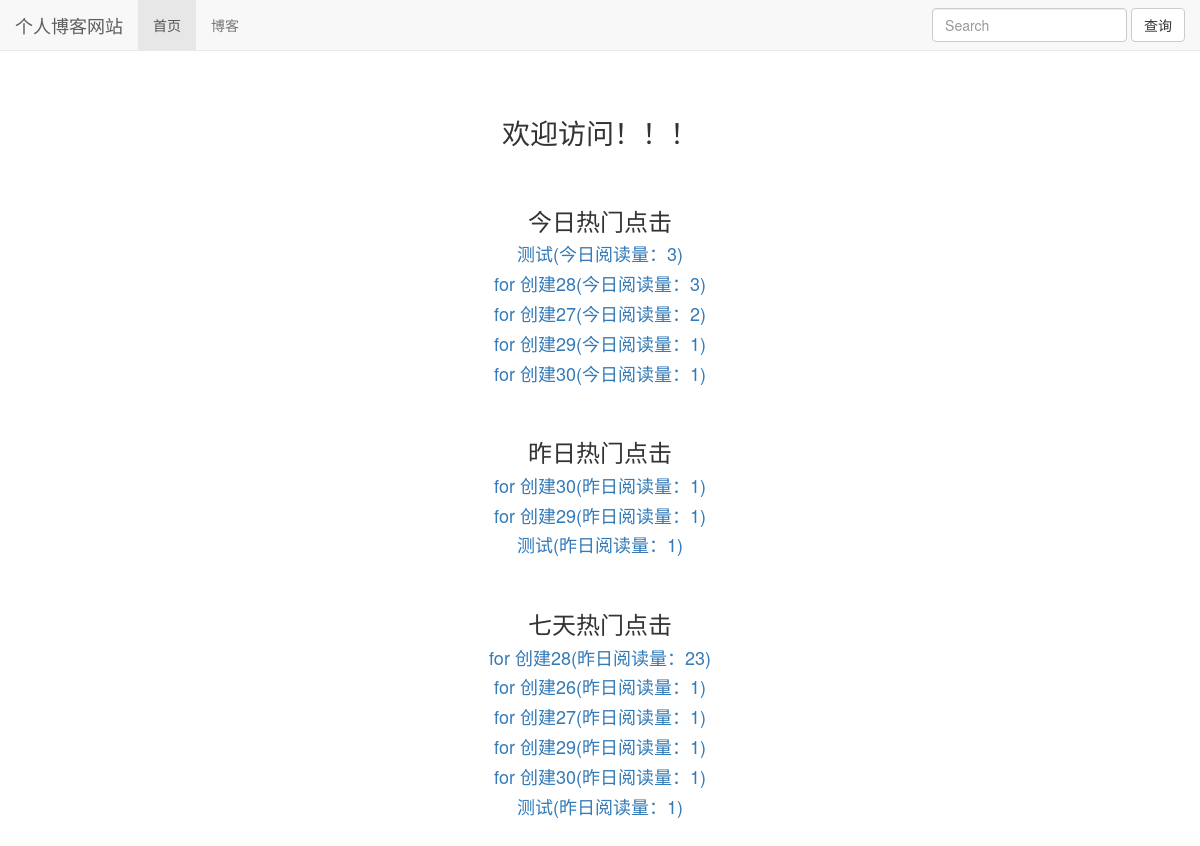
The page / on the database its author committed.
### read_statistics/models.py (models this page shows)
class ReadDetail(models.Model):
    date = models.DateField(default=timezone.now)
    read_num = models.IntegerField(default=0)
    content_type = models.ForeignKey(ContentType, on_delete=models.DO_NOTHING)
    object_id = models.PositiveIntegerField()
    content_object = GenericForeignKey('content_type', 'object_id')

### blog/models.py (models this page shows, shortened)
class Blog(models.Model):
    tittle = models.CharField(max_length=50)
    blogtype = models.ForeignKey(BlogType,on_delete=models.DO_NOTHING)
    author = models.ForeignKey(User,on_delete=models.DO_NOTHING)
    content = RichTextUploadingField()
    readDetail = GenericRelation(ReadDetail)
    created_time = models.DateTimeField(auto_now_add=True)
    last_update_time = models.DateTimeField(auto_now=True)
    class Meta:
        ordering=['-created_time',]

### mysite/views.py (the view)
# urls.py: 2. Add a URL to urlpatterns:  path('', views.home, name='home')
def home(request):
    blog_content_type = ContentType.objects.get_for_model(Blog)
    sever_read_date, dates = get_seven_read_data(blog_content_type)
    sevendays_hot_read_data = cache.get('sevendays_hot_read_data')
    if sevendays_hot_read_data is None:
        sevendays_hot_read_data = get_sevendays_hot_read_data()
        cache.set('sevendays_hot_read_data', sevendays_hot_read_data, 60 * 60)
    else:
        print("使用缓存获取数据")
    context = {}
    context['sever_read_date'] = sever_read_date
    context['hot_read_data'] = get_today_hot_read_data(blog_content_type)
    context['yestoday_hot_read_data'] = get_yestoday_hot_read_data(blog_content_type)
    context['sevendays_hot_read_data'] = sevendays_hot_read_data
    context['dates'] = dates
    return render(request,"home.html", context)

### mysite/views.py (called while the page is built)
def get_sevendays_hot_read_data():
    today = timezone.now().date()
    date = today - datetime.timedelta(days=7)
    blogs = Blog.objects.filter(readDetail__date__lt=today, readDetail__date__gte=date).values('pk', 'tittle') \
        .annotate(read_num_sum=Sum('readDetail__read_num')) \
        .order_by('-read_num_sum')
    return blogs[:7]

### read_statistics/utils.py (called while the page is built)
def get_seven_read_data(content_type):
    today = timezone.now().date()
    read_nums = []
    dates = []
    for i in range(7,0,-1):
        date = today - datetime.timedelta(days=i)
        dates.append(date.strftime('%m/%d'))
        readDetail = ReadDetail.objects.filter(content_type=content_type,date=date)
        result = readDetail.aggregate(read_num_sum = Sum('read_num'))
        read_nums.append(result['read_num_sum'] or 0)
    return read_nums,dates

def get_today_hot_read_data(content_type):
    today = timezone.now().date()
    readDetail = ReadDetail.objects.filter(content_type=content_type, date=today).order_by('-read_num')
    return readDetail[:7]

def get_yestoday_hot_read_data(content_type):
    today = timezone.now().date()
    yestoday = today - datetime.timedelta(days=1)
    readDetail = ReadDetail.objects.filter(content_type=content_type, date=yestoday).order_by('-read_num')
    return readDetail[:7]

### templates/home.html (shortened to what this page needs)
{% extends 'base.html' %}
{% load staticfiles %}
{% block head_extand %}
    <link rel="stylesheet" href="{% static 'home.css' %}">
{% endblock %}
{% block nav_home_active %}active{% endblock %}
{% block content %}
    <p class="home-content">
        欢迎访问！！！
        <div class="hot-blog">
            <h3>今日热门点击</h3>
            <ul>
                {% for hot_blog_detail in hot_read_data %}
                    <li><h4><a href="{% url 'blog_detail' hot_blog_detail.object_id %}">{{ hot_blog_detail.content_object.tittle }}(今日阅读量：{{ hot_blog_detail.read_num }})</a></h4></li>
                {% empty %}
                    今日暂无热门文章
                {% endfor %}
            </ul>
        </div>
        <div class="hot-blog">
                <h3>昨日热门点击</h3>
                <ul>
                    {% for yestoday_hot_blog_detail in yestoday_hot_read_data %}
                        <li><h4><a href="{% url 'blog_detail' yestoday_hot_blog_detail.object_id %}">{{ yestoday_hot_blog_detail.content_object.tittle }}(昨日阅读量：{{ yestoday_hot_blog_detail.read_num }})</a></h4></li>
                    {% empty %}
                        昨日无热门文章
                    {% endfor %}
                </ul>
        </div>
        <div class="hot-blog">
                <h3>七天热门点击</h3>
                <ul>
                    {% for hot_blog in sevendays_hot_read_data %}
                        <li><h4><a href="{% url 'blog_detail' hot_blog.pk %}">{{ hot_blog.tittle }}(昨日阅读量：{{ hot_blog.read_num_sum }})</a></h4></li>
                    {% empty %}
                        近七天暂无热门文章
                    {% endfor %}
                </ul>
        </div>
    </p>
{% endblock %}

### static/base.css (style rules this page uses)
* { margin: 0; padding: 0; }
body { margin-top: 80px!important; }

### static/home.css (style rules this page uses)
.home-content { font-size: 200%; text-align: center; margin-top: 4em; margin-bottom: 2em; }
div.hot-blog { text-align: center; margin-top: 4em; margin-bottom: 2em; }

### rows shown on the page
ReadDetail: content_object.tittle "测试", read_num "3"
ReadDetail: content_object.tittle "for 创建28", read_num "3"
ReadDetail: content_object.tittle "for 创建27", read_num "2"
ReadDetail: content_object.tittle "for 创建29", read_num "1"
ReadDetail: content_object.tittle "for 创建30", read_num "1"
ReadDetail: content_object.tittle "for 创建30", read_num "1"
ReadDetail: content_object.tittle "for 创建29", read_num "1"
ReadDetail: content_object.tittle "测试", read_num "1"
Blog: tittle "for 创建27", read_num_sum "1"
Blog: tittle "for 创建29", read_num_sum "1"
Blog: tittle "for 创建30", read_num_sum "1"

### other values the page prints
{{ hot_blog.tittle }} "for 创建28" "for 创建26" "测试"
{{ hot_blog.read_num_sum }} "23" "1" "1"
